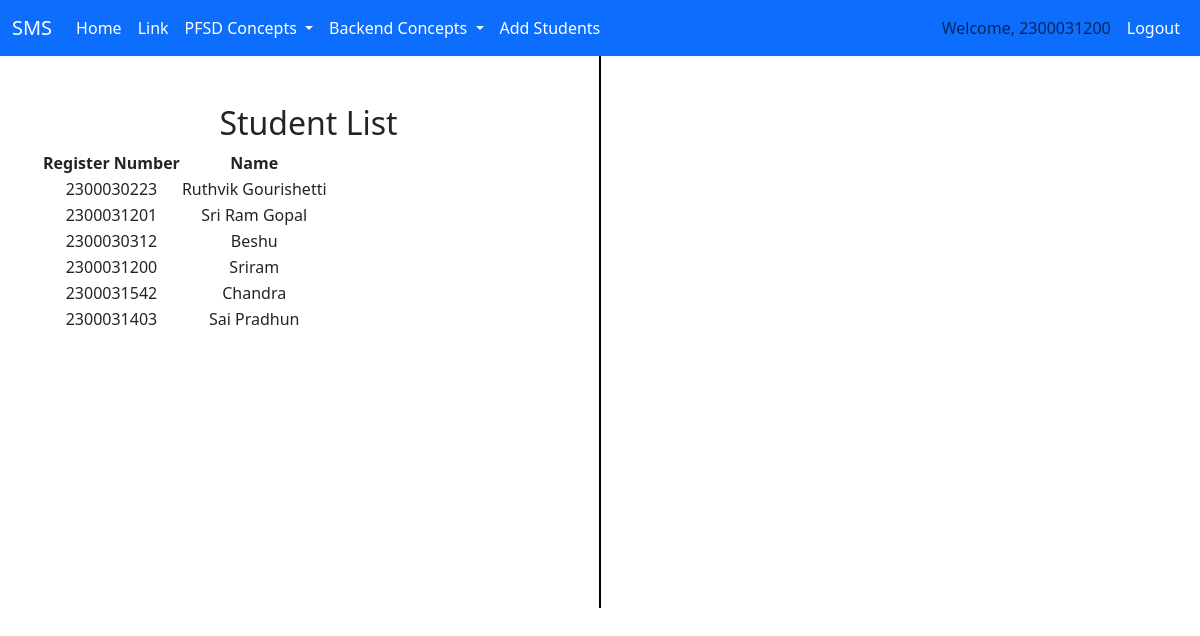
The app's page /studentList/ (signed in) with its own data.
### adminApp/models.py (models this page shows, shortened)
class StudentList(models.Model):
    Register_Number = models.CharField(max_length=20, unique=True)
    Name = models.CharField(max_length=100)
    user=models.OneToOneField(User, on_delete=models.CASCADE,null=True)

### adminApp/views.py (the view)
# urls.py: path('studentList/', views.studentList, name='studentList'),
def studentList(request):
    students = StudentList.objects.all()
    return render(request, 'adminApp/StudentList.html', {'students': students})

### templates/adminApp/StudentList.html (shortened to what this page needs)
{% extends 'Navbar/ProjectNavbar.html' %}
{% load static %}
{% block body %}
<div class="container text-center">
  <div class="row">
    <div class="col">
        <br><br>
            <h2>Student List</h2>
<table>
    <tr>
        <th>Register Number</th>
        <th>Name</th>
    </tr>
    {% for student in students %}
    <tr>
        <td>{{ student.Register_Number }}</td>
        <td>{{ student.Name }}</td>
    </tr>
    {% endfor %}
</table>
    </div>
      <br><br><br><br><br><br><br><br><br><br><br><br><br><br><br><br>
      <br><br><br><br><br><br><br>
       <div class="col-auto d-flex align-items-center">
      <div style="border-left: 2px solid black; height: 100%;"></div>
    </div>
    <div class="col">
        <br><br>
    </div>
  </div>
</div>
{% endblock %}

### templates/Navbar/ProjectNavbar.html (shortened to what this page needs)
<!DOCTYPE html>
<html lang="en">
<head>
    <link href="https://cdn.jsdelivr.net/npm/bootstrap@5.3.3/dist/css/bootstrap.min.css" rel="stylesheet">
</head>
<body>
    <nav class="navbar navbar-expand-lg bg-primary">
      <div class="container-fluid">
        <a class="navbar-brand" href="{% url 'ProjectHomePage' %}" style="color: white;">SMS</a>
        <div class="collapse navbar-collapse" id="navbarSupportedContent">
          <ul class="navbar-nav me-auto mb-2 mb-lg-0">
            <li class="nav-item">
              <a class="nav-link active" aria-current="page" href="{% url 'ProjectHomePage' %}" style="color: white;">Home</a>
            </li>
            <li class="nav-item">
              <a class="nav-link" href="#" style="color: white;">Link</a>
            </li>
            <li class="nav-item dropdown">
              <a class="nav-link dropdown-toggle" href="#" role="button" data-bs-toggle="dropdown" aria-expanded="false" style="color: white;">
                PFSD Concepts
              </a>
            </li>
            <li class="nav-item dropdown">
                <a class="nav-link dropdown-toggle" href="#" role="button" data-bs-toggle="dropdown" aria-expanded="false" style="color: white;">
                Backend Concepts
                </a>
            </li>
               <li class="nav-item">
                  <a class="nav-link" href="{% url 'addStudent' %}" style="color: white;">Add Students</a>
                </li>
          </ul>
        </div>
        <ul  class="navbar-nav ms-auto">
        <li>
                {% if user.is_authenticated %}
                <li class="nav-item">
                <span class="nav-link">Welcome, {{ user.username }}</span>
            </li>
                  <li class="nav-item">
                  <a class="nav-link" href="{% url 'logout' %}" style="color: white;">Logout</a>
                  </li>
                {% endif %}
      </ul>
      </div>
    </nav>
{% block body %}
{% endblock %}
</body>
</html>

### records on screen
StudentList: Register_Number "2300030223", Name "Ruthvik Gourishetti"
StudentList: Register_Number "2300031201", Name "Sri Ram Gopal"
StudentList: Register_Number "2300030312", Name "Beshu"
StudentList: Register_Number "2300031200", Name "Sriram"
StudentList: Register_Number "2300031542", Name "Chandra"
StudentList: Register_Number "2300031403", Name "Sai Pradhun"

### other values on screen
{{ user.username }} "2300031200"
